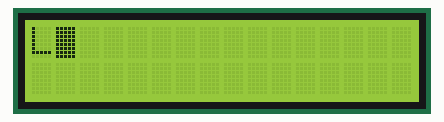
This program was run on a simulated Raspberry Pi (BCM pin numbers). Shown: 16×2 character LCD.

Above: at 1.05 s.
At 4.9 s:
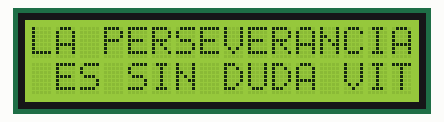
At 9.14 s:
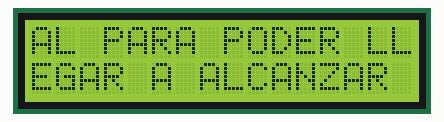
At 17.6 s:
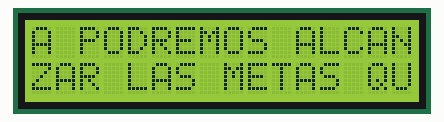
At 26.07 s:
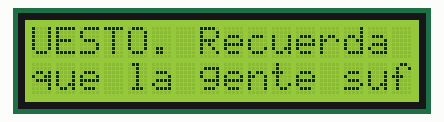
At 35.56 s:
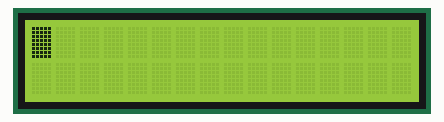

The program:

lcd_main.py
```python
import time
import RPi.GPIO as GPIO
import lcd_lib as lcd

RS = 4
E = 18
D4 = 27
D5 = 22
D6 = 23
D7 = 24
PAUSA = 0.03

lcd.inicialitza_pins(RS, E, D4, D5, D6, D7, PAUSA)

FRASE = "LA PERSEVERANCIA ES SIN DUDA VITAL PARA PODER LLEGAR A ALCANZAR NUESTROS OBJETIVOS SIN ELLA NUNCA PODREMOS \
ALCANZAR LAS METAS QUE ANTERIORMENTE NOS HAYAMOS PROPUESTO. Recuerda que la gente sufre del sindrome \
de la iditez, pero depende de cada uno como sacarlo."


def peripheral_setup():
    GPIO.setmode(GPIO.BCM)
    GPIO.setwarnings(False)
    GPIO.setup([RS, E, D4, D5, D6, D7], GPIO.OUT)
    GPIO.output([RS, E, D4, D5, D6, D7], 0)

def peripheral_loop():
    comptador = 0
    for index in range(len(FRASE)):
        if index % 16 == 0:
            if comptador % 2 == 0:
                lcd.esborra_la_pantalla()
                lcd.escriu_a_fila_u()
            else:
                lcd.escriu_a_fila_dos()
            comptador += 1
        lcd.envia_dades_al_display(lcd.char2bin(FRASE[index]))
    lcd.esborra_la_pantalla()

def main():
    peripheral_setup()
    lcd.inicia_pantalla()

    try:
        while True:
            peripheral_loop()
    except KeyboardInterrupt:

        lcd.esborra_la_pantalla()
        lcd.escriu_a_fila_u()
        despedida = "Hasta pronto"
        for char in despedida:
            lcd.envia_dades_al_display(lcd.char2bin(char))
        time.sleep(2)  # Espera 2 segundos para que el usuario lea el mensaje
        lcd.esborra_la_pantalla()
        lcd.detencio_pantalla()
        GPIO.cleanup()

if __name__ == '__main__':
    main()
```

lcd_lib.py
```python
import RPi.GPIO as GPIO
import time

# Función de inicialización para establecer los valores de los pines desde el código principal
def inicialitza_pins(rs, e, d4, d5, d6, d7, pausa):
    global RS, E, D4, D5, D6, D7, PAUSA
    RS, E, D4, D5, D6, D7, PAUSA = rs, e, d4, d5, d6, d7, pausa

def char2bin(char):
    """Convierte un carácter en una representación binaria de 8 bits en orden específico y la retorna como una tupla de enteros."""
    strink = bin(ord(char))[2:]
    strink = '0' * (8 - len(strink)) + strink  # Asegura que sea de 8 bits
    resultat = ''
    for bit in strink:
        resultat = bit + resultat
    res = resultat[4:] + resultat[:4]
    tupla = tuple(int(element) for element in res)  # Convierte cada bit en entero y lo guarda en una tupla
    return tupla

def modecomandament(valor):
    """Configura el modo de comando del display, ajustando el pin RS según si se está enviando una instrucción (False) o datos (True)."""
    if valor == False:
        GPIO.output(RS, 1)
    else:
        GPIO.output(RS, 0)
    GPIO.output(E, 0)

def escriu_a_fila_u():
    """Mueve el cursor al inicio de la primera fila del display."""
    modecomandament(True)
    escriu4bits(0, 0, 0, 0)
    escriu4bits(0, 0, 0, 0)

def escriu_a_fila_dos():
    """Mueve el cursor al inicio de la segunda fila del display."""
    modecomandament(True)
    escriu4bits(0, 0, 1, 1)
    escriu4bits(0, 0, 0, 0)

def escriu4bits(b1, b2, b3, b4):
    """Envía 4 bits al display a través de los pines D4-D7."""
    GPIO.output(D4, b1)
    GPIO.output(D5, b2)
    GPIO.output(D6, b3)
    GPIO.output(D7, b4)
    time.sleep(PAUSA)
    GPIO.output(E, 1)
    GPIO.output(E, 0)
    time.sleep(PAUSA)

def esborra_la_pantalla():
    """Envía la instrucción para borrar todo el display."""
    modecomandament(True)
    time.sleep(PAUSA)
    escriu4bits(0, 0, 0, 0)
    escriu4bits(1, 0, 0, 0)

def envia_dades_al_display(dada):
    """Envía un carácter (en forma de tupla de 8 bits) al display para ser mostrado."""
    modecomandament(False)
    escriu4bits(dada[0], dada[1], dada[2], dada[3])
    escriu4bits(dada[4], dada[5], dada[6], dada[7])

def detencio_pantalla():
    """Pone el display en modo de detención o pausa."""
    modecomandament(True)
    escriu4bits(0, 0, 0, 0)
    escriu4bits(0, 0, 1, 1)

def inicia_pantalla():
    """Configura el display para iniciarlo, estableciéndolo con dos filas y borrándolo."""
    modecomandament(True)
    for _ in range(3):
        escriu4bits(1, 1, 0, 0)
    for _ in range(2):
        escriu4bits(0, 1, 0, 0)
    escriu4bits(1, 0, 1, 1)
    escriu4bits(0, 0, 0, 0)
    escriu4bits(1, 1, 1, 1)
    esborra_la_pantalla()

def define_custom_char(location, pattern):
    """Define un carácter personalizado en la posición `location` del LCD (0-7).
    `pattern` es una lista de 8 elementos donde cada elemento representa una fila
    de la matriz 5x8 en formato binario."""
    # Limitamos la ubicación a los valores permitidos (0-7)
    location &= 0x07
    # Comando para establecer la posición de memoria de caracteres personalizados
    envia_comando(0x40 | (location << 3))

    # Envía cada fila del patrón al LCD
    for row in pattern:
        # Enviar cada fila de datos al display en 4 bits (2 partes)
        escriu4bits((row >> 4) & 0x01, (row >> 3) & 0x01, (row >> 2) & 0x01, (row >> 1) & 0x01)
        escriu4bits((row & 0x08) >> 3, (row & 0x04) >> 2, (row & 0x02) >> 1, row & 0x01)
        time.sleep(PAUSA)  # Pausa breve para asegurar que el LCD procese el comando

def envia_comando(comando):
    """Envía un comando al LCD (modo de comando en RS)."""
    modecomandament(True)  # Cambia al modo de comando
    # Envía los 4 bits más significativos
    escriu4bits((comando >> 4) & 0x01, (comando >> 3) & 0x01, (comando >> 2) & 0x01, (comando >> 1) & 0x01)
    # Envía los 4 bits menos significativos
    escriu4bits((comando & 0x08) >> 3, (comando & 0x04) >> 2, (comando & 0x02) >> 1, comando & 0x01)
    time.sleep(PAUSA)
```
